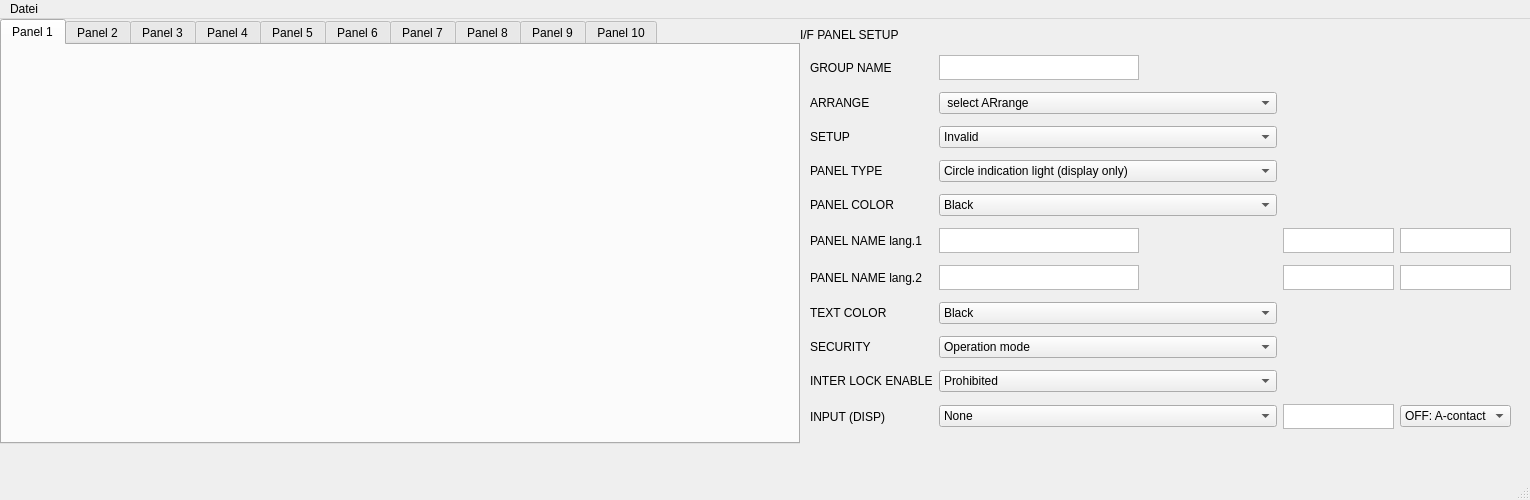
<?xml version="1.0" encoding="UTF-8"?>
<ui version="4.0">
 <class>MainWindow</class>
 <widget class="QMainWindow" name="MainWindow">
  <property name="geometry">
   <rect>
    <x>0</x>
    <y>0</y>
    <width>1530</width>
    <height>500</height>
   </rect>
  </property>
  <property name="minimumSize">
   <size>
    <width>800</width>
    <height>500</height>
   </size>
  </property>
  <property name="windowTitle">
   <string>MainWindow</string>
  </property>
  <property name="windowIcon">
   <iconset>
    <normaloff>pic/Icon.png</normaloff>pic/Icon.png</iconset>
  </property>
  <property name="iconSize">
   <size>
    <width>16</width>
    <height>16</height>
   </size>
  </property>
  <widget class="QWidget" name="centralwidget">
   <widget class="QPushButton" name="btn1">
    <property name="geometry">
     <rect>
      <x>840</x>
      <y>580</y>
      <width>80</width>
      <height>21</height>
     </rect>
    </property>
    <property name="text">
     <string>ENDE</string>
    </property>
   </widget>
   <widget class="QTabWidget" name="tabWidget">
    <property name="geometry">
     <rect>
      <x>0</x>
      <y>0</y>
      <width>800</width>
      <height>425</height>
     </rect>
    </property>
    <property name="minimumSize">
     <size>
      <width>800</width>
      <height>425</height>
     </size>
    </property>
    <property name="maximumSize">
     <size>
      <width>800</width>
      <height>425</height>
     </size>
    </property>
    <property name="currentIndex">
     <number>0</number>
    </property>
    <widget class="QWidget" name="tab_1">
     <attribute name="title">
      <string>Panel 1</string>
     </attribute>
    </widget>
    <widget class="QWidget" name="tab_2">
     <attribute name="title">
      <string>Panel 2</string>
     </attribute>
    </widget>
    <widget class="QWidget" name="tab_3">
     <attribute name="title">
      <string>Panel 3</string>
     </attribute>
    </widget>
    <widget class="QWidget" name="tab_4">
     <attribute name="title">
      <string>Panel 4</string>
     </attribute>
    </widget>
    <widget class="QWidget" name="tab_5">
     <attribute name="title">
      <string>Panel 5</string>
     </attribute>
    </widget>
    <widget class="QWidget" name="tab_6">
     <attribute name="title">
      <string>Panel 6</string>
     </attribute>
    </widget>
    <widget class="QWidget" name="tab_7">
     <attribute name="title">
      <string>Panel 7</string>
     </attribute>
    </widget>
    <widget class="QWidget" name="tab_8">
     <attribute name="title">
      <string>Panel 8</string>
     </attribute>
    </widget>
    <widget class="QWidget" name="tab_9">
     <attribute name="title">
      <string>Panel 9</string>
     </attribute>
    </widget>
    <widget class="QWidget" name="tab_10">
     <attribute name="title">
      <string>Panel 10</string>
     </attribute>
    </widget>
   </widget>
   <widget class="QLabel" name="label">
    <property name="geometry">
     <rect>
      <x>800</x>
      <y>0</y>
      <width>101</width>
      <height>31</height>
     </rect>
    </property>
    <property name="text">
     <string>I/F PANEL SETUP</string>
    </property>
   </widget>
   <widget class="QWidget" name="gridLayoutWidget">
    <property name="geometry">
     <rect>
      <x>810</x>
      <y>30</y>
      <width>701</width>
      <height>391</height>
     </rect>
    </property>
    <layout class="QGridLayout" name="gridLayout_2">
     <item row="4" column="1">
      <widget class="QComboBox" name="cbColor">
       <item>
        <property name="text">
         <string>Black</string>
        </property>
       </item>
       <item>
        <property name="text">
         <string>Blue</string>
        </property>
       </item>
       <item>
        <property name="text">
         <string>Green</string>
        </property>
       </item>
       <item>
        <property name="text">
         <string>Sky blue</string>
        </property>
       </item>
       <item>
        <property name="text">
         <string>Red</string>
        </property>
       </item>
       <item>
        <property name="text">
         <string>Purple</string>
        </property>
       </item>
       <item>
        <property name="text">
         <string>Yellow</string>
        </property>
       </item>
       <item>
        <property name="text">
         <string>White</string>
        </property>
       </item>
       <item>
        <property name="text">
         <string>Light gray</string>
        </property>
       </item>
       <item>
        <property name="text">
         <string>Dark blue</string>
        </property>
       </item>
       <item>
        <property name="text">
         <string>Dark green</string>
        </property>
       </item>
       <item>
        <property name="text">
         <string>Dark sky blue</string>
        </property>
       </item>
       <item>
        <property name="text">
         <string>Dark red</string>
        </property>
       </item>
       <item>
        <property name="text">
         <string>Dark purple</string>
        </property>
       </item>
       <item>
        <property name="text">
         <string>Dark yellow</string>
        </property>
       </item>
       <item>
        <property name="text">
         <string>Dark gray</string>
        </property>
       </item>
       <item>
        <property name="text">
         <string>Orange</string>
        </property>
       </item>
      </widget>
     </item>
     <item row="5" column="1">
      <widget class="QPlainTextEdit" name="name1">
       <property name="maximumSize">
        <size>
         <width>200</width>
         <height>25</height>
        </size>
       </property>
      </widget>
     </item>
     <item row="3" column="0">
      <widget class="QLabel" name="label_5">
       <property name="text">
        <string>PANEL TYPE</string>
       </property>
      </widget>
     </item>
     <item row="0" column="0">
      <widget class="QLabel" name="label_2">
       <property name="text">
        <string>GROUP NAME</string>
       </property>
      </widget>
     </item>
     <item row="8" column="0">
      <widget class="QLabel" name="label_9">
       <property name="text">
        <string>SECURITY</string>
       </property>
      </widget>
     </item>
     <item row="5" column="3">
      <widget class="QPlainTextEdit" name="name3">
       <property name="maximumSize">
        <size>
         <width>200</width>
         <height>25</height>
        </size>
       </property>
      </widget>
     </item>
     <item row="8" column="1">
      <widget class="QComboBox" name="cbSecurity">
       <item>
        <property name="text">
         <string>Operation mode</string>
        </property>
       </item>
       <item>
        <property name="text">
         <string>Editing mode</string>
        </property>
       </item>
       <item>
        <property name="text">
         <string>Management
mode</string>
        </property>
       </item>
      </widget>
     </item>
     <item row="10" column="1">
      <widget class="QComboBox" name="cbInput">
       <item>
        <property name="text">
         <string>None</string>
        </property>
       </item>
       <item>
        <property name="text">
         <string>Signal</string>
        </property>
       </item>
       <item>
        <property name="text">
         <string>B-variable</string>
        </property>
       </item>
       <item>
        <property name="text">
         <string>I-variable</string>
        </property>
       </item>
       <item>
        <property name="text">
         <string>Register</string>
        </property>
       </item>
      </widget>
     </item>
     <item row="1" column="0">
      <widget class="QLabel" name="label_3">
       <property name="text">
        <string>ARRANGE</string>
       </property>
      </widget>
     </item>
     <item row="5" column="0">
      <widget class="QLabel" name="label_7">
       <property name="text">
        <string>PANEL NAME lang.1</string>
       </property>
      </widget>
     </item>
     <item row="9" column="1">
      <widget class="QComboBox" name="cbInterlock">
       <item>
        <property name="text">
         <string>Prohibited</string>
        </property>
       </item>
       <item>
        <property name="text">
         <string>Permitted</string>
        </property>
       </item>
      </widget>
     </item>
     <item row="5" column="2">
      <widget class="QPlainTextEdit" name="name2">
       <property name="maximumSize">
        <size>
         <width>200</width>
         <height>25</height>
        </size>
       </property>
      </widget>
     </item>
     <item row="2" column="0">
      <widget class="QLabel" name="label_4">
       <property name="text">
        <string>SETUP</string>
       </property>
      </widget>
     </item>
     <item row="2" column="1">
      <widget class="QComboBox" name="cbSetup">
       <item>
        <property name="text">
         <string>Invalid</string>
        </property>
       </item>
       <item>
        <property name="text">
         <string>Valid</string>
        </property>
       </item>
      </widget>
     </item>
     <item row="10" column="0">
      <widget class="QLabel" name="label_11">
       <property name="text">
        <string>INPUT (DISP)</string>
       </property>
      </widget>
     </item>
     <item row="9" column="0">
      <widget class="QLabel" name="label_10">
       <property name="text">
        <string>INTER LOCK ENABLE</string>
       </property>
      </widget>
     </item>
     <item row="7" column="1">
      <widget class="QComboBox" name="cbTextColor">
       <item>
        <property name="text">
         <string>Black</string>
        </property>
       </item>
       <item>
        <property name="text">
         <string>Blue</string>
        </property>
       </item>
       <item>
        <property name="text">
         <string>Green</string>
        </property>
       </item>
       <item>
        <property name="text">
         <string>Sky blue</string>
        </property>
       </item>
       <item>
        <property name="text">
         <string>Red</string>
        </property>
       </item>
       <item>
        <property name="text">
         <string>Purple</string>
        </property>
       </item>
       <item>
        <property name="text">
         <string>Yellow</string>
        </property>
       </item>
       <item>
        <property name="text">
         <string>White</string>
        </property>
       </item>
       <item>
        <property name="text">
         <string>Light gray</string>
        </property>
       </item>
       <item>
        <property name="text">
         <string>Dark blue</string>
        </property>
       </item>
       <item>
        <property name="text">
         <string>Dark green</string>
        </property>
       </item>
       <item>
        <property name="text">
         <string>Dark sky blue</string>
        </property>
       </item>
       <item>
        <property name="text">
         <string>Dark red</string>
        </property>
       </item>
       <item>
        <property name="text">
         <string>Dark purple</string>
        </property>
       </item>
       <item>
        <property name="text">
         <string>Dark yellow</string>
        </property>
       </item>
       <item>
        <property name="text">
         <string>Dark gray</string>
        </property>
       </item>
       <item>
        <property name="text">
         <string>Orange</string>
        </property>
       </item>
      </widget>
     </item>
     <item row="1" column="1">
      <widget class="QComboBox" name="cbARrange">
       <item>
        <property name="text">
         <string> select ARrange</string>
        </property>
       </item>
       <item>
        <property name="text">
         <string>1A</string>
        </property>
       </item>
       <item>
        <property name="text">
         <string>1B</string>
        </property>
       </item>
       <item>
        <property name="text">
         <string>1C</string>
        </property>
       </item>
       <item>
        <property name="text">
         <string>1D</string>
        </property>
       </item>
       <item>
        <property name="text">
         <string>1E</string>
        </property>
       </item>
       <item>
        <property name="text">
         <string>1F</string>
        </property>
       </item>
       <item>
        <property name="text">
         <string>1G</string>
        </property>
       </item>
       <item>
        <property name="text">
         <string>1H</string>
        </property>
       </item>
       <item>
        <property name="text">
         <string>2A</string>
        </property>
       </item>
       <item>
        <property name="text">
         <string>2B</string>
        </property>
       </item>
       <item>
        <property name="text">
         <string>2C</string>
        </property>
       </item>
       <item>
        <property name="text">
         <string>2D</string>
        </property>
       </item>
       <item>
        <property name="text">
         <string>2E</string>
        </property>
       </item>
       <item>
        <property name="text">
         <string>2F</string>
        </property>
       </item>
       <item>
        <property name="text">
         <string>2G</string>
        </property>
       </item>
       <item>
        <property name="text">
         <string>2H</string>
        </property>
       </item>
       <item>
        <property name="text">
         <string>3A</string>
        </property>
       </item>
       <item>
        <property name="text">
         <string>3B</string>
        </property>
       </item>
       <item>
        <property name="text">
         <string>3C</string>
        </property>
       </item>
       <item>
        <property name="text">
         <string>3D</string>
        </property>
       </item>
       <item>
        <property name="text">
         <string>3E</string>
        </property>
       </item>
       <item>
        <property name="text">
         <string>3F</string>
        </property>
       </item>
       <item>
        <property name="text">
         <string>3G</string>
        </property>
       </item>
       <item>
        <property name="text">
         <string>3H</string>
        </property>
       </item>
       <item>
        <property name="text">
         <string>4A</string>
        </property>
       </item>
       <item>
        <property name="text">
         <string>4B</string>
        </property>
       </item>
       <item>
        <property name="text">
         <string>4C</string>
        </property>
       </item>
       <item>
        <property name="text">
         <string>4D</string>
        </property>
       </item>
       <item>
        <property name="text">
         <string>4E</string>
        </property>
       </item>
       <item>
        <property name="text">
         <string>4F</string>
        </property>
       </item>
       <item>
        <property name="text">
         <string>4G</string>
        </property>
       </item>
       <item>
        <property name="text">
         <string>4H</string>
        </property>
       </item>
      </widget>
     </item>
     <item row="4" column="0">
      <widget class="QLabel" name="label_6">
       <property name="text">
        <string>PANEL COLOR</string>
       </property>
      </widget>
     </item>
     <item row="7" column="0">
      <widget class="QLabel" name="label_8">
       <property name="text">
        <string>TEXT COLOR</string>
       </property>
      </widget>
     </item>
     <item row="3" column="1">
      <widget class="QComboBox" name="cbType">
       <item>
        <property name="text">
         <string>Circle indication light (display only)</string>
        </property>
       </item>
       <item>
        <property name="text">
         <string>Circle indication light (push button)</string>
        </property>
       </item>
       <item>
        <property name="text">
         <string>Circle indication light (push-lock/push-release button)</string>
        </property>
       </item>
       <item>
        <property name="text">
         <string>Square indication light 1 (display only)</string>
        </property>
       </item>
       <item>
        <property name="text">
         <string>Square indication light 1 (push button)</string>
        </property>
       </item>
       <item>
        <property name="text">
         <string>Square indication light 1 (push-lock/push-release button)</string>
        </property>
       </item>
       <item>
        <property name="text">
         <string>Square indication light 2 (display only)</string>
        </property>
       </item>
       <item>
        <property name="text">
         <string>Square indication light 2 (push button)</string>
        </property>
       </item>
       <item>
        <property name="text">
         <string>Square indication light 2 (push-lock/push-release button)</string>
        </property>
       </item>
       <item>
        <property name="text">
         <string>Selector switch (left: ON)</string>
        </property>
       </item>
       <item>
        <property name="text">
         <string>Selector switch (right: ON)</string>
        </property>
       </item>
       <item>
        <property name="text">
         <string>Selector switch (2-point output)</string>
        </property>
       </item>
       <item>
        <property name="text">
         <string>Selector switch (panel operation)</string>
        </property>
       </item>
       <item>
        <property name="text">
         <string>Counter (3-digit display)</string>
        </property>
       </item>
       <item>
        <property name="text">
         <string>Counter (6-digit display)</string>
        </property>
       </item>
       <item>
        <property name="text">
         <string>Preset counter (3-digit display)</string>
        </property>
       </item>
       <item>
        <property name="text">
         <string>Preset counter (6-digit display)</string>
        </property>
       </item>
      </widget>
     </item>
     <item row="0" column="1">
      <widget class="QPlainTextEdit" name="groupName">
       <property name="maximumSize">
        <size>
         <width>200</width>
         <height>25</height>
        </size>
       </property>
      </widget>
     </item>
     <item row="6" column="1">
      <widget class="QPlainTextEdit" name="name1_2">
       <property name="maximumSize">
        <size>
         <width>200</width>
         <height>25</height>
        </size>
       </property>
      </widget>
     </item>
     <item row="6" column="2">
      <widget class="QPlainTextEdit" name="name2_2">
       <property name="maximumSize">
        <size>
         <width>200</width>
         <height>25</height>
        </size>
       </property>
      </widget>
     </item>
     <item row="6" column="3">
      <widget class="QPlainTextEdit" name="name3_2">
       <property name="maximumSize">
        <size>
         <width>200</width>
         <height>25</height>
        </size>
       </property>
      </widget>
     </item>
     <item row="6" column="0">
      <widget class="QLabel" name="label_12">
       <property name="text">
        <string>PANEL NAME lang.2</string>
       </property>
      </widget>
     </item>
     <item row="10" column="3">
      <widget class="QComboBox" name="cbInput_3">
       <item>
        <property name="text">
         <string>OFF: A-contact</string>
        </property>
       </item>
       <item>
        <property name="text">
         <string>ON: B-contact</string>
        </property>
       </item>
      </widget>
     </item>
     <item row="10" column="2">
      <widget class="QPlainTextEdit" name="number">
       <property name="maximumSize">
        <size>
         <width>200</width>
         <height>25</height>
        </size>
       </property>
      </widget>
     </item>
    </layout>
   </widget>
  </widget>
  <widget class="QMenuBar" name="menubar">
   <property name="geometry">
    <rect>
     <x>0</x>
     <y>0</y>
     <width>1530</width>
     <height>20</height>
    </rect>
   </property>
   <widget class="QMenu" name="menuDatei">
    <property name="title">
     <string>Datei</string>
    </property>
    <addaction name="actionLoad"/>
    <addaction name="actionSave"/>
    <addaction name="actionSave_as"/>
   </widget>
   <addaction name="menuDatei"/>
  </widget>
  <widget class="QStatusBar" name="statusbar"/>
  <action name="actionLoad">
   <property name="text">
    <string>Load</string>
   </property>
  </action>
  <action name="actionSave">
   <property name="text">
    <string>Save</string>
   </property>
  </action>
  <action name="actionSave_as">
   <property name="text">
    <string>Save as ...</string>
   </property>
   <property name="iconText">
    <string>Save as</string>
   </property>
  </action>
 </widget>
 <resources/>
 <connections/>
</ui>
